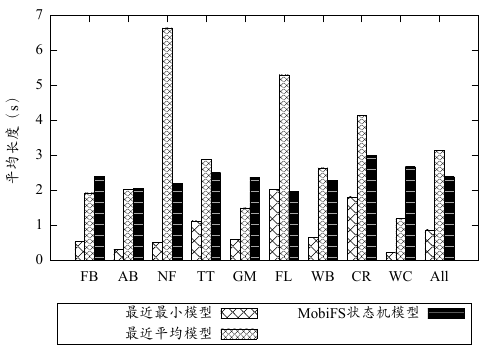

Write gnuplot code to recreate this figure.
set terminal pdfcairo enhanced mono font "Times New Roman,16" size 5,3.5

set output "int-len.pdf"
set style data histograms
set style fill pattern 1
set style histogram cluster gap 1
set ylabel '平均长度（s）'
set key below box spacing 1.25
plot 'int-stat.data' using 3:xtic(1) axes x1y1 ls 1 title "最近最小模型", \
    '' using 5:xtic(1) axes x1y1 ls 1 title "最近平均模型", \
    '' using 7:xtic(1) axes x1y1 ls 1 title "MobiFS状态机模型"
